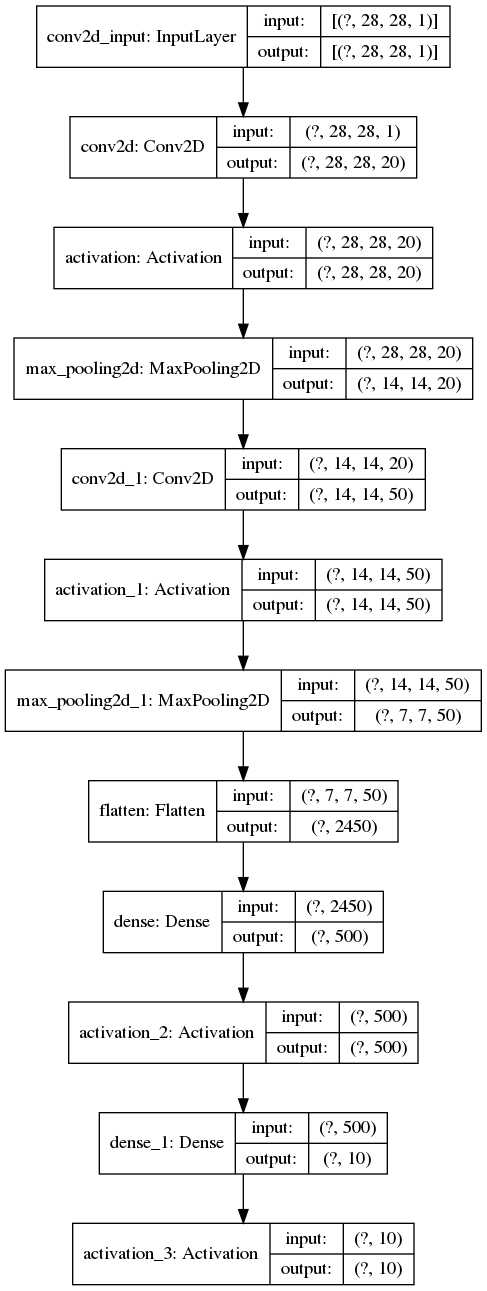
#> input picture conv/lenet.png, 487 x 1291 px
$ python getting_and_setting.py --image ../conv/lenet.png
#> lines starting #> are read from the running program, lines starting #| are printed output that depends on the picture; after the words box and inside, x2 and y2 are one past the last pixel; in counts of white or black regions, pixels touching at a corner belong together
from __future__ import print_function
import argparse
import cv2

ap=argparse.ArgumentParser()
ap.add_argument("-i","--image",required=True,help="Path to the image")
args=vars(ap.parse_args())

image=cv2.imread(args["image"])
#> image is the input picture: shape (1291, 487, 3); min 0, max 255, mean 240.6
cv2.imshow("Original",image)

(b,g,r)=image[0,0]
#> b = 255; g = 255; r = 255
print("Pixel at (0,0)- Red: {}, Green: {}, Blue: {}".format(r,g,b))
#| Pixel at (0,0)- Red: 255, Green: 255, Blue: 255
image[0,0]=(0,0,255)
#> image: shape (1291, 487, 3); under 0.01% of pixels changed, all inside (x1, y1, x2, y2) = (0, 0, 1, 1)
(b,g,r)=image[0,0]
#> b = 0; g = 0
print("Pixel at (0,0)- Red: {}, Green: {}, Blue: {}".format(r,g,b))
#| Pixel at (0,0)- Red: 255, Green: 0, Blue: 0

pix_value=image[219,90]
#> pix_value = [255, 255, 255]
print("pix value at x=90,y=219 is",pix_value)
#| pix value at x=90,y=219 is [255 255 255]
corner=image[0:100, 0:400]
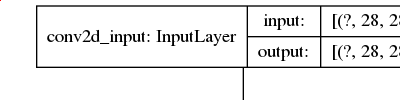
#> corner: shape (100, 400, 3); mean B, G, R 237.3, 237.3, 237.3
cv2.imshow("Corner",corner)
image[0:400, 0:100]=(0,255,0)
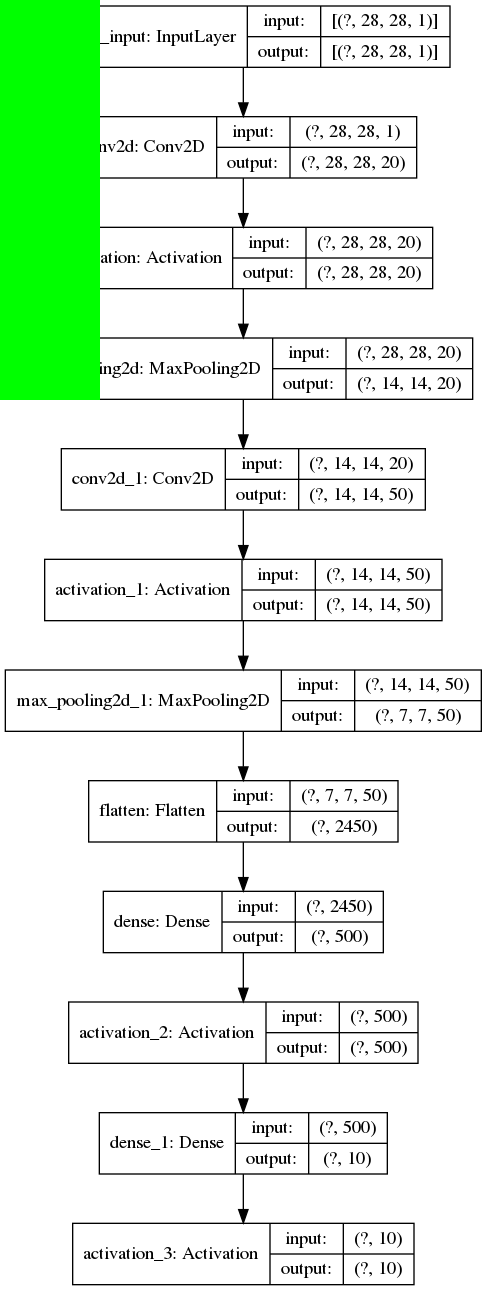
#> image: shape (1291, 487, 3); mean B, G, R 225, 241.2, 225
cv2.imshow("Updated",image)
cv2.waitKey(0)
cv2.imwrite("newimage.jpg", image)
